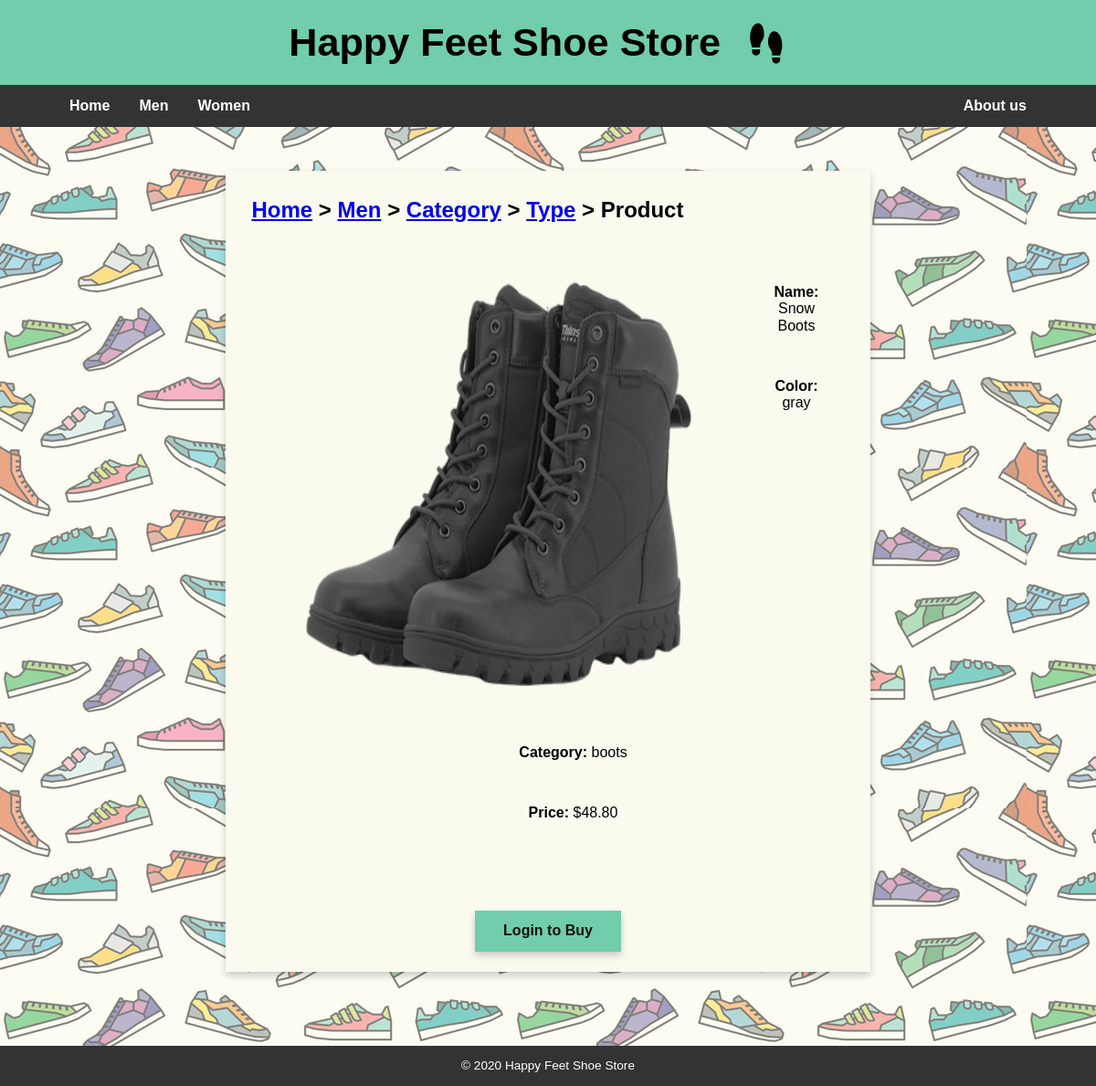
The page /men/view.php?shoe_category=1&shoe_type=Snow Boots&shoe=12 on the database its author committed.
### tables this page shows
CREATE TABLE `product` (
 `productID` int(11) NOT NULL AUTO_INCREMENT,
 `productName` varchar(50) NOT NULL,
 `section` varchar(20) NOT NULL,
 `categoryID` int(11) NOT NULL,
 `colorID` int(11) NOT NULL,
 `price` decimal(18,2) NOT NULL,
 PRIMARY KEY (`productID`),
 KEY `fk_categoryID` (`categoryID`),
 KEY `fk_colorID` (`colorID`),
 CONSTRAINT `fk_categoryID` FOREIGN KEY (`categoryID`) REFERENCES `category` (`categoryID`),
 CONSTRAINT `fk_colorID` FOREIGN KEY (`colorID`) REFERENCES `color` (`colorID`)
);

CREATE TABLE `category` (
 `categoryID` int(11) NOT NULL AUTO_INCREMENT,
 `categoryName` varchar(20) NOT NULL,
 PRIMARY KEY (`categoryID`)
);

### men/view.php (the view, shortened to what this page needs)
<?php
require_once('../model/database.php');
$shoe_category = filter_input(INPUT_GET, 'shoe_category');
$shoe_type = filter_input(INPUT_GET, 'shoe_type');
$shoe = filter_input(INPUT_GET, 'shoe');
$query = "select p.productID, p.productName, p.price, replace(p.productName, ' ', '-') as productFileName, replace(c.colorName, ' ', '-') as colorName, cat.categoryName
            from product as p, color as c, category as cat
            where p.colorID = c.colorID and p.categoryID = cat.categoryID and p.`section` = 'men' and productID = :shoe
            order by p.productName, p.categoryID ";
$statement = $db->prepare($query);
$statement->bindValue(':shoe', $shoe);
$statement->execute();
$shoe = $statement->fetch();
include '../views/header.php';
?>
<main>
    <div class="card">
        <h3>
            <a href="../index.php">Home</a> >
            <a href="index.php">Men</a> >
            <a href="category.php?shoe_category=<?php echo $shoe_category ?>">Category</a> >
            <a href="type.php?shoe_category=<?php echo $shoe_category ?>&shoe_type=<?php echo $shoe_type ?>">Type</a> >
            Product
        </h3>
        <form action="../purchase/index.php" method="post">
            <div class="dashboard">
                <div class="side">
                    <div class="pic">
                        <div class="panel">
                            <img alt="shoe" style="height:512px; width:512px;"
                            src="../images/men_shoes/<?php echo $shoe['categoryName'] ?>/<?php echo $shoe['productFileName'] ?>/<?php echo $shoe['productFileName'] ?>-<?php echo $shoe['colorName'] ?>.png">
                        </div>
                    </div>
                    <div class="content">
                        <br><br>
                        <div class="panel">
                            <b>Name:</b> <?php echo $shoe['productName'] ?>
                        </div>
                        <div class="panel">
                            <b>Color:</b> <?php echo $shoe['colorName'] ?>
                        </div>
                        <div class="panel">
                            <b>Category:</b> <?php echo $shoe['categoryName'] ?>
                        </div>
                        <div class="panel">
                        <b>Price:</b> $<?php echo $shoe['price'] ?>
                        </div>
                    </div>
                </div>
                <br><br><br><br>
                <?php
                    if((!isset($loggedin) || (isset($loggedin) && $loggedin == FALSE))) {
                ?>
                    <a href="../index.php" style="text-decoration: none;">
                        <input type="button" class="form_button buybutton" value="Login to Buy" />
                    </a>
                <?php } else { ?>
                    <input type="submit" class="form_button buybutton" value="Buy Now" />
                <?php } ?>
            </div>
        </form>
    </div>
</main>
<?php include '../views/footer.php'; ?>

### styles/main.css (style rules this page uses)
html { font-family: Tahoma, Geneva, sans-serif; min-height: 100%; margin: 0%; }
body { min-height: 100%; margin: 0%; min-width:1000px; width: auto !important; width:1000px; overflow: auto; }
main { background-image: url("../images/main-background.png"); background-repeat: repeat; background-color: #fafaef; padding: 4%; min-height: 600px; }
.card { background-color: #fafaef; box-shadow: 0 4px 8px 0 rgba(0,0,0,0.2); padding: 2%; margin: auto; width: 60%; margin-bottom: 3%; }
.card h3 { margin: 0%; font-size: 1.5rem; padding: 1%; }
input, select { background-color: #fafaef; padding: 1%; }
.form_button { margin: auto; box-shadow: 0 4px 8px 0 rgba(0,0,0,0.2); background-color: #71cdac; border: none; color: #111; padding: 2%; font-weight: 600; text-align: center; text-decoration: none; font-size: 1rem; display: block; }
.dashboard { text-align: center; min-height: 500px; }
.panel { padding: 1.5rem 2rem; }
.side { display: inline; }
.pic { left: 0; float: left; }
.content { margin-left: 55px; top: 0; }
.buybutton { width: 160px; }

### rows shown on the page
product: categoryID.categoryName (picture), productName "Snow Boots", categoryID.categoryName "boots", price "48.80"

### other values the page prints
$shoe['colorName'] "gray"
